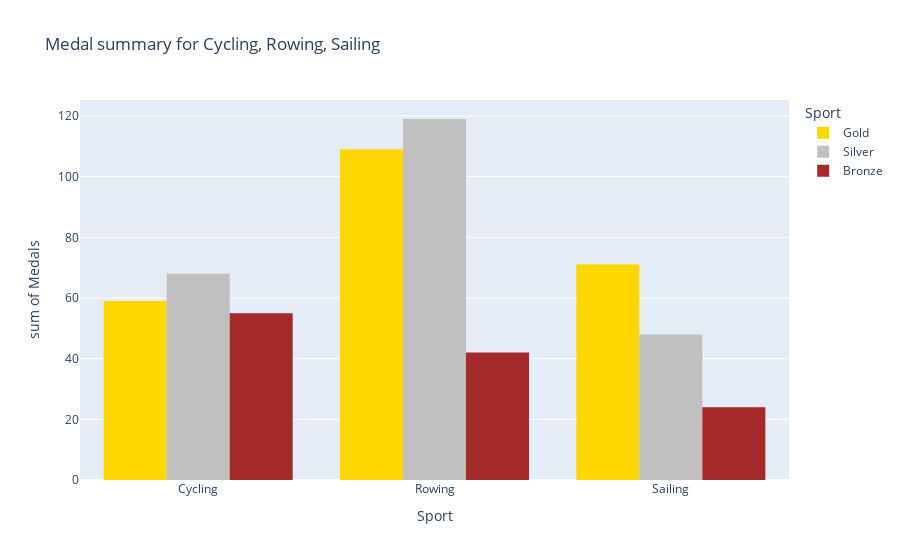

Write notebook code for a chart like this one.
### Code cell
px.histogram(medal_summary, 
    x='Sport',
    y=['Gold', 'Silver', 'Bronze'],
    title=f"Medal summary for {', '.join(medal_summary['Sport'].unique())}",
    labels={'index': 'Year', 'value': 'Medals', 'variable': 'Sport'},
    barmode='group',
    color_discrete_sequence=['gold', 'silver', 'brown'],
    hover_data=['value', 'variable'],
    hover_name='variable',
    )

### Figure 1 — Plotly figure (JSON) as saved in the notebook; plotly's stock layout.template omitted (floating-point values rounded to 4 significant figures)
{"data": [{"alignmentgroup": "True", "bingroup": "x", "histfunc": "sum", "hovertemplate": "Sport=%{x}<br>sum of Medals=%{y}<extra></extra>", "legendgroup": "Gold", "marker": {"color": "gold", "pattern": {"shape": ""}}, "name": "Gold", "offsetgroup": "Gold", "orientation": "v", "showlegend": true, "type": "histogram", "x": ["Cycling", "Cycling", "Rowing", "Rowing", "Sailing", "Sailing"], "xaxis": "x", "y": [46, 13, 101, 8, 60, 11], "yaxis": "y"}, {"alignmentgroup": "True", "bingroup": "x", "histfunc": "sum", "hovertemplate": "Sport=%{x}<br>sum of Medals=%{y}<extra></extra>", "legendgroup": "Silver", "marker": {"color": "silver", "pattern": {"shape": ""}}, "name": "Silver", "offsetgroup": "Silver", "orientation": "v", "showlegend": true, "type": "histogram", "x": ["Cycling", "Cycling", "Rowing", "Rowing", "Sailing", "Sailing"], "xaxis": "x", "y": [62, 6, 94, 25, 46, 2], "yaxis": "y"}, {"alignmentgroup": "True", "bingroup": "x", "histfunc": "sum", "hovertemplate": "Sport=%{x}<br>sum of Medals=%{y}<extra></extra>", "legendgroup": "Bronze", "marker": {"color": "brown", "pattern": {"shape": ""}}, "name": "Bronze", "offsetgroup": "Bronze", "orientation": "v", "showlegend": true, "type": "histogram", "x": ["Cycling", "Cycling", "Rowing", "Rowing", "Sailing", "Sailing"], "xaxis": "x", "y": [53, 2, 38, 4, 23, 1], "yaxis": "y"}], "layout": {"barmode": "group", "legend": {"title": {"text": "Sport"}, "tracegroupgap": 0}, "title": {"text": "Medal summary for Cycling, Rowing, Sailing"}, "xaxis": {"anchor": "y", "domain": [0, 1], "title": {"text": "Sport"}}, "yaxis": {"anchor": "x", "domain": [0, 1], "title": {"text": "sum of Medals"}}}}
